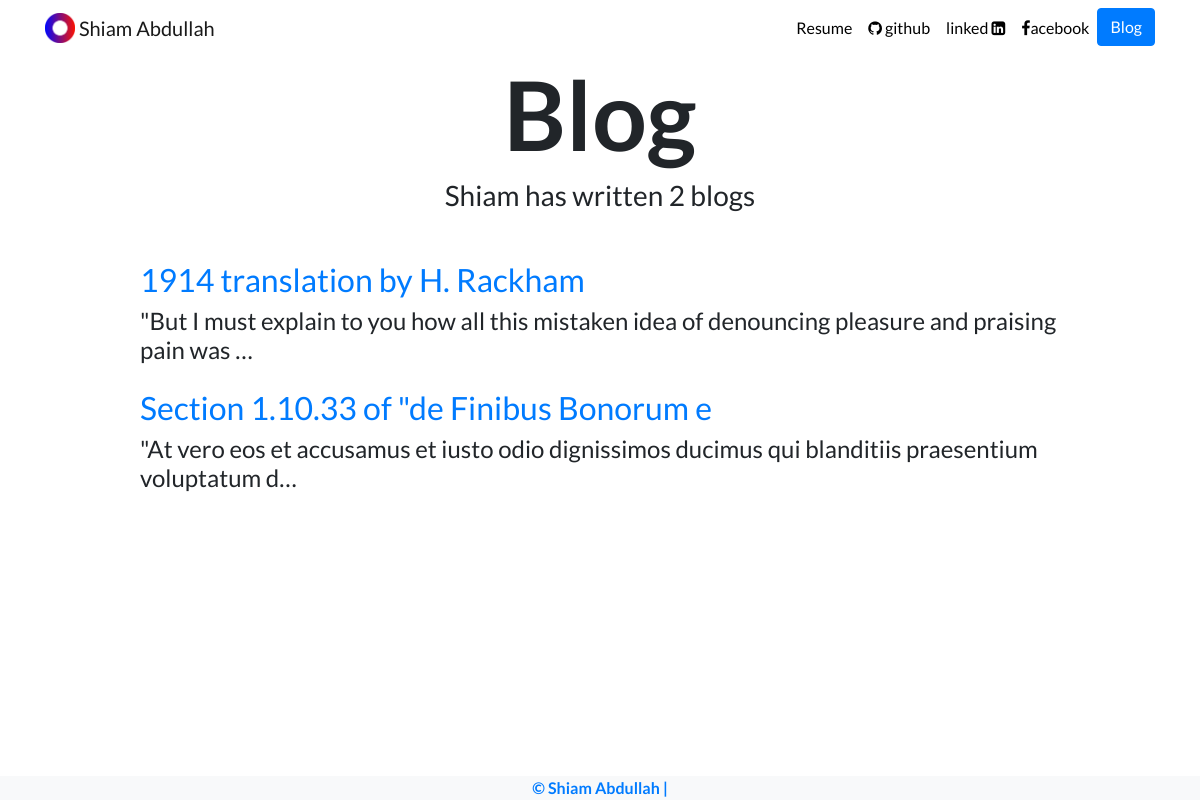
/blog/, run on an earlier commit of the app's database.
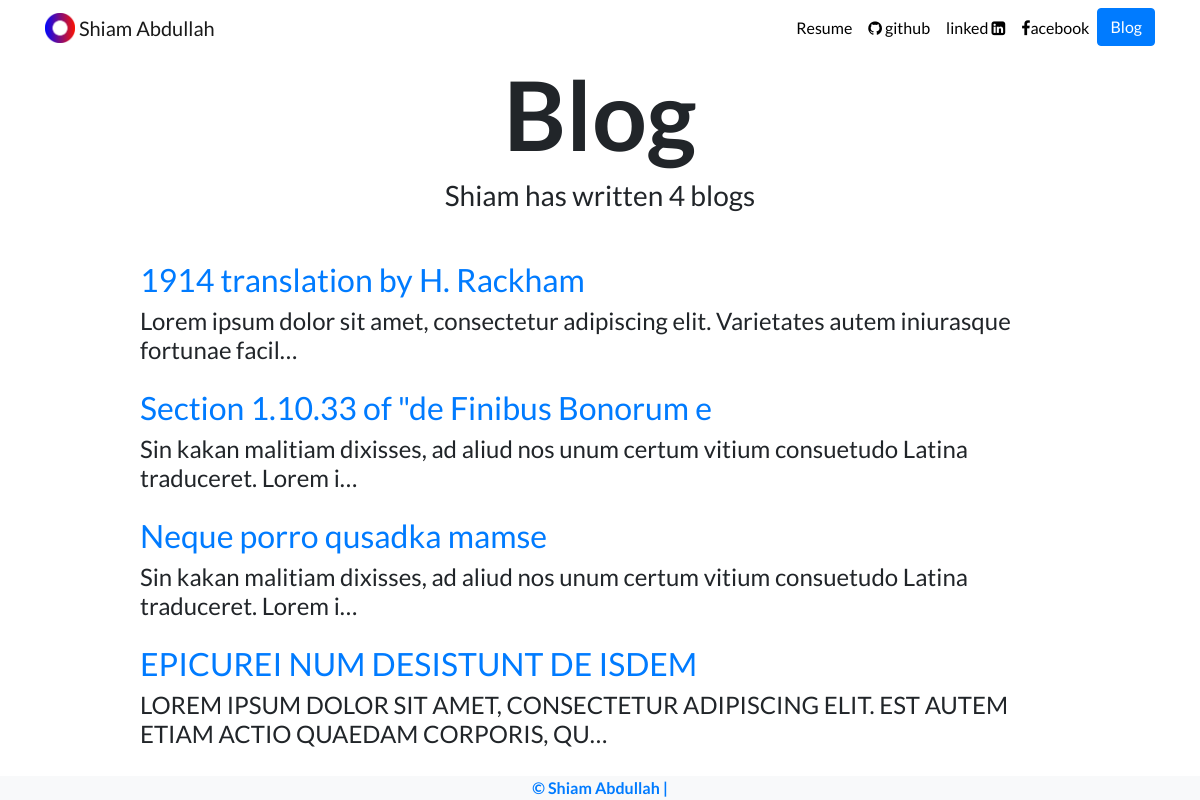
And on a later commit of the database.
### blog/models.py (models this page shows, shortened)
class Blog(models.Model):
    title = models.CharField(max_length=40)
    description = models.CharField(max_length=2000)
    dateCreated = models.DateField(auto_now_add=True)
    url= models.URLField(max_length=200, blank=True)

### blog/views.py (the view)
# urls.py: path('', views.all_blogs, name="all_blogs"),
def all_blogs(request):
    blogs= Blog.objects.all()
    return render(request, 'blog/all_blogs.html', {'blogs':blogs})

### blog/templates/blog/all_blogs.html (shortened to what this page needs)
{% extends "portfolio/base.html" %} {% load static %} {% block content %}
<h1 id="blogtitle" class="font-weight-bold text-center">Blog</h1>
<h3 class="text-center mb-5">
  Shiam has written {{ blogs.count }} blog{{ blogs.count|pluralize }}
</h3>
{% for blog in blogs %}
<div class="row justify-content-center my-3">
  <div class="col-md-10">
    <a href="{% url 'blog:detail' blog.id %}">
      <h2>{{ blog.title }}</h2>
    </a>
    <h4>{{ blog.description|striptags|truncatechars:100 }}</h4>
  </div>
</div>
{% endfor %} {% endblock %}

### portfolio/templates/portfolio/base.html (shortened to what this page needs)
{% load static %}
<!doctype html>
<html lang="en">
<head>
  <link rel="stylesheet" href="https://stackpath.bootstrapcdn.com/bootstrap/4.4.1/css/bootstrap.min.css">
  <link rel="stylesheet" href="{% static "portfolio/custom.css" %}">
  <link rel="stylesheet" href="https://cdnjs.cloudflare.com/ajax/libs/font-awesome/4.7.0/css/font-awesome.min.css">
</head>
<body>
  <nav id="topNav" class="navbar navbar-expand-md navbar-light">
    <div class="container">
      <a class="navbar-brand" href="{% url 'home' %}">
        <img src="{% static "portfolio/Logo.png" %}" width="30" height="30" class="d-inline-block align-top" alt="Nick's Logo">
        <span>Shiam Abdullah</span>
      </a>
      <div class="collapse navbar-collapse text-center" id="navbarNav">
        <ul class="navbar-nav ml-auto">
          <li class="nav-item">
            <a class="nav-link" href="{% static "portfolio/resume.pdf" %}">Resume</a>
          </li>
          <li class="nav-item">
            <a class="nav-link" href="https://github.com/shiamabdullah/" target="_blank"><i class="fa fa-github"></i>
              github</a>
          </li>
          <li class="nav-item">
            <a class="nav-link" href="https://linkedin.com/in/shiamabdullah" target="_blank">
            linked <i class="fa fa-linkedin-square"></i></a>
          </li>
          <li class="nav-item">
            <a class="nav-link" href="https://www.facebook.com/shiamabdullah1/" target="_blank"><i class="fa fa-facebook"></i>acebook</a>
          </li>
          <li>
            <a role="button" href="{% url 'blog:all_blogs' %}" class="btn btn-primary">Blog</a>
          </li>
        </ul>
      </div>
    </div>
  </nav>
  <div class="container">
    {% block content %}{% endblock %}
  </div>
  <footer class="fixed-bottom bg-light">
    <div class="container text-center ">
      <a id="footertext" class="font-weight-bold" href="https://shiam-portfolio.netlify.app/">
        © Shiam Abdullah |</a>
    </div>
  </footer>
</body>
</html>

### portfolio/static/portfolio/custom.css (style rules this page uses)
.navbar-nav .nav-link { color: rgba(0, 0, 0, 1) !important; }
body { font-family: "Lato", sans-serif; }
#blogtitle { font-size: 6rem; }
@media (min-width: 992px) { #footertext { font-size: 1rem; } }

What changed in the data, as far as the page shows it:
changed Blog: description "\"But I must explain to you how all this mistaken idea of denouncing pleasure and praising pain was …" → "Lorem ipsum dolor sit amet, consectetur adipiscing elit. Varietates autem iniurasque fortunae facil…"
changed Blog "Section 1.10.33 of \"de Finibus Bonorum e": description "\"At vero eos et accusamus et iusto odio dignissimos ducimus qui blanditiis praesentium voluptatum d…" → "Sin kakan malitiam dixisses, ad aliud nos unum certum vitium consuetudo Latina traduceret. Lorem i…"
added Blog: title "Neque porro qusadka mamse", description "Sin kakan malitiam dixisses, ad aliud nos unum certum vitium consuetudo Latina traduceret. Lorem i…"
added Blog: title "EPICUREI NUM DESISTUNT DE ISDEM", description "LOREM IPSUM DOLOR SIT AMET, CONSECTETUR ADIPISCING ELIT. EST AUTEM ETIAM ACTIO QUAEDAM CORPORIS, QU…"
Also different on the page:
{{ blogs.count }}: "2" → "4"
